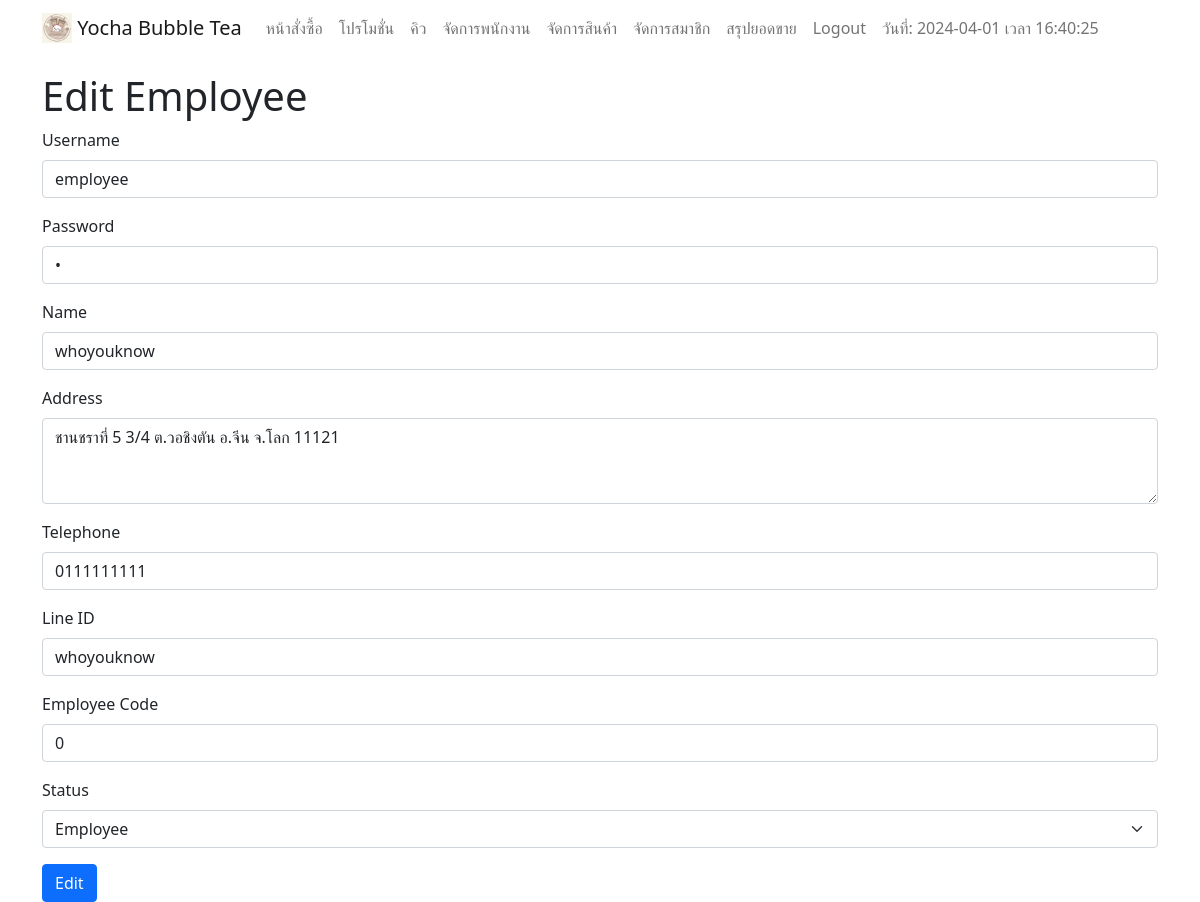
Page /owner/edit_employee.php?id=1 (signed in) on the committed database.
### tables this page shows
CREATE TABLE `employees` (
  `employee_id` int(11) NOT NULL,
  `username` varchar(30) NOT NULL,
  `password` varchar(30) NOT NULL,
  `name` varchar(50) NOT NULL,
  `address` varchar(200) NOT NULL,
  `telephone` varchar(15) NOT NULL,
  `line_id` varchar(50) NOT NULL,
  `code_employee` varchar(15) NOT NULL,
  `status` varchar(20) NOT NULL
);

### owner/edit_employee.php (the view, shortened to what this page needs)
<?php
include("navbar_owner.php");
include ("../connection.php");
$id = $_GET['id'];
$sql = "SELECT * FROM employees WHERE employee_id = $id";
$result = $conn->query($sql);
$row = $result->fetch_assoc()
?>
<div class="container">
    <h1>Edit Employee</h1>
    <form action="edit_employee_p.php" method="post">
      <div class="mb-3">
        <label for="username" class="form-label">Username</label>
        <input type="text" class="form-control" id="username" name="username" value="<?php echo $row["username"] ?>">
      </div>
      <div class="mb-3">
        <label for="password" class="form-label">Password</label>
        <input type="password" class="form-control" id="password" name="password" value="<?php echo $row["password"] ?>">
      </div>
      <div class="mb-3">
        <label for="name" class="form-label">Name</label>
        <input type="text" class="form-control" id="name" name="name" value="<?php echo $row["name"] ?>">
      </div>
      <div class="mb-3">
        <label for="address" class="form-label">Address</label>
        <textarea class="form-control" id="address" name="address" rows="3" ><?php echo $row["address"] ?></textarea>
      </div>
      <div class="mb-3">
        <label for="telephone" class="form-label">Telephone</label>
        <input type="text" class="form-control" id="telephone" name="telephone" value="<?php echo $row["telephone"] ?>" pattern="\d{10}" >
      </div>
      <div class="mb-3">
        <label for="line_id" class="form-label">Line ID</label>
        <input type="text" class="form-control" id="line_id" name="line_id" value="<?php echo $row["line_id"] ?>">
      </div>
      <div class="mb-3">
        <label for="code_employee" class="form-label">Employee Code</label>
        <input type="text" class="form-control" id="code_employee" name="code_employee" value="<?php echo $row["code_employee"] ?>">
      </div>
      <div class="mb-3">
        <label for="status" class="form-label">Status</label>
        <select class="form-select" id="status" name="status" >
        <option value="employee" <?php echo ($row['status'] == 'employee') ? 'selected' : ''; ?>>Employee</option>
        </select>
      </div>
      <button type="submit" class="btn btn-primary">Edit</button>
    </form>
  </div>

### rows in the picture
employees: username "employee", name "whoyouknow", address "ชานชราที่ 5 3/4 ต.วอชิงตัน อ.จีน จ.โลก 11121", telephone "0111111111", line_id "whoyouknow", code_employee "0", status "Employee"
